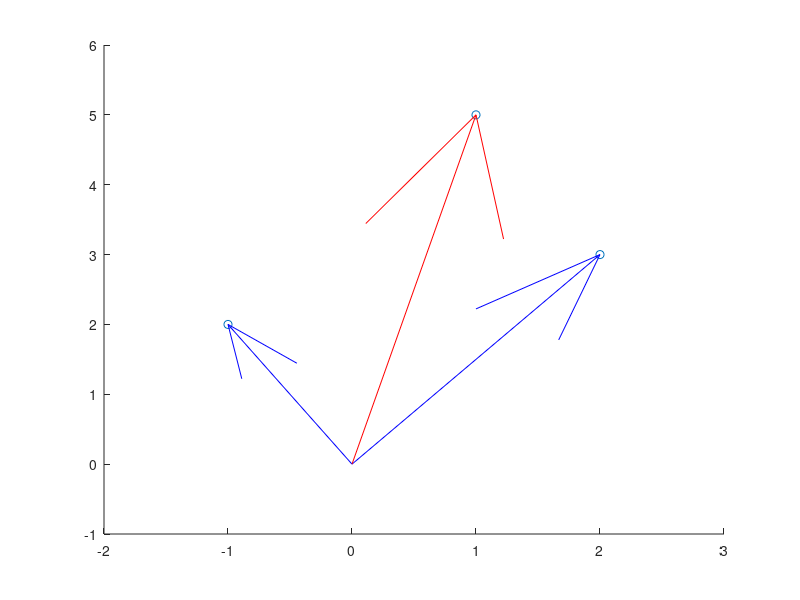
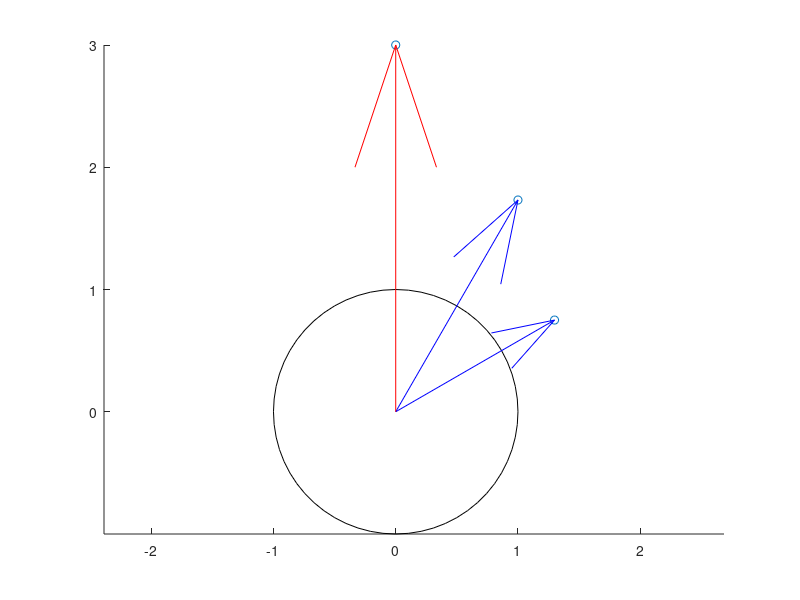

The MATLAB script that drew these images, in order:
z1 = 2 + 3j;
z2 = -1 + 2j;
z3 = z1 + z2;
z4 = 3/2*exp(1)^(1i*pi/6);
z5 = 2*exp(1)^(1i*pi/3);
z6 = z4*z5;
abs_z4 = abs(z4);
abs_z5 = abs(z5);
abs_z6 = abs(z6);
ang_z4 = angle(z4);
ang_z5 = angle(z5);
ang_z6 = angle(z6);
%%%%%%%%%%%%%%%%%%%%%%%%%%%%%%%%%%%%%%%
%%%%%%%%%%↓ Do not change ↓%%%%%%%%%%%%%%%%%%%%
%%%%%%%%%%%%%%%%%%%%%%%%%%%%%%%%%%%%%%%
close all;
hold on;
plot([z1; z2; z3], 'o');
axis([-2 3 -1 6])
quiver(0, 0, real(z1), imag(z1), 0, 'Color', [0 0 1]);
quiver(0, 0, real(z2), imag(z2), 0, 'Color', [0 0 1]);
quiver(0, 0, real(z3), imag(z3), 0, 'Color', [1 0 0]);

figure 
hold on;
axis equal;
plot([z4; z5; z6], 'o');
rectangle('Position',[-1 -1 2 2], 'Curvature', 1, 'EdgeColor', 'k');
quiver(0, 0, real(z4), imag(z4), 0, 'Color', [0 0 1]);
quiver(0, 0, real(z5), imag(z5), 0, 'Color', [0 0 1]);
quiver(0, 0, real(z6), imag(z6), 0, 'Color', [1 0 0]);
